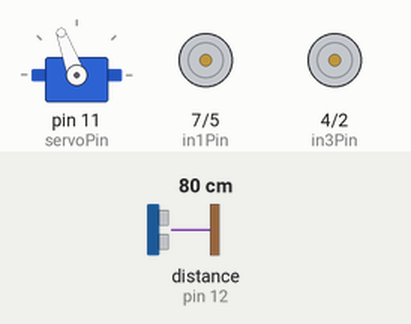
The sketch below on a simulated Arduino Uno, built with avr-gcc and run on an emulated ATmega328P. Shown: servo, motor-driver pin pairs drawn as motors (green arrow = first pin HIGH = forward, orange = second pin HIGH = backward, longer = more drive, scaled by the enable pin). Wiring (inferred from the names in the program): ultrasonic range finder: trigger pin 13; echo pin 12. The inputs (shaded band) are chosen by the test bench; at power-on: distance to the obstacle (sensor on pin 12) 80 cm. The echo pulse lasts 58.3 µs per cm.

Above: at 4.7 s.
6.1 s: distance to the obstacle (sensor on pin 12) set to 33 cm
At 7.1 s:
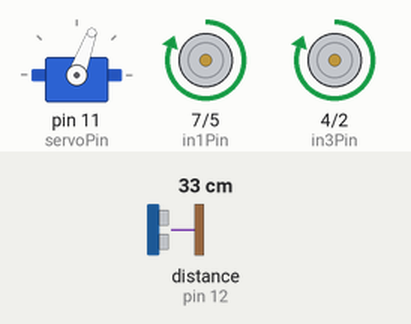
9.1 s: distance to the obstacle (sensor on pin 12) set to 28 cm
At 9.6 s:
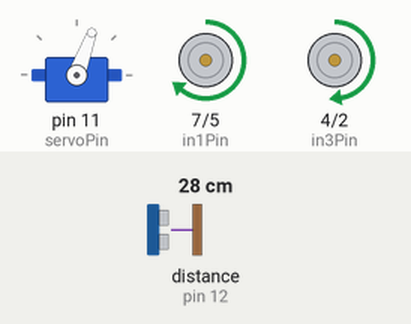
12.1 s: distance to the obstacle (sensor on pin 12) set to 35 cm
15.1 s: distance to the obstacle (sensor on pin 12) set to 2 cm
At 15.8 s:
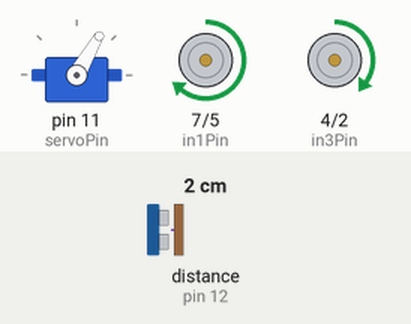
Timing chart, 0 to 19.1 s (numbered marks = the images above; inputs shaded):
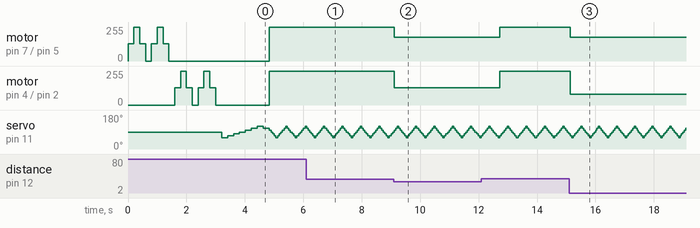

The sketch:

Arduninolast.ino
```cpp
/*
 * Firmware for the "2WD Ultrasonic Motor Robot Car Kit"
 *
 * Stephen A. Edwards
 *
 * Hardware configuration:
 * - A pair of DC motors driven by an L298N H-bridge motor driver
 * - An HC-SR04 ultrasonic range sensor mounted atop a small hobby servo
 */

#include <Servo.h>

Servo servo;

// Ultrasonic Module pins
const int trigPin = 13; // 10-microsecond high pulse causes chirp, wait 50us
const int echoPin = 12; // Width of high pulse indicates distance

// Servo motor that aims ultrasonic sensor
const int servoPin = 11; // PWM output for hobby servo

// Motor control pins: L298N H-bridge
const int enAPin = 6;  // Left motor PWM speed control
const int in1Pin = 7;  // Left motor Direction 1
const int in2Pin = 5;  // Left motor Direction 2
const int in3Pin = 4;  // Right motor Direction 1
const int in4Pin = 2;  // Right motor Direction 2
const int enBPin = 3;  // Right motor PWM speed control

enum Motor { LEFT, RIGHT };

// Set motor speed: 255 full ahead, -255 full reverse, 0 stop
void go(Motor m, int speed) {
    digitalWrite(m == LEFT ? in1Pin : in3Pin, speed > 0 ? HIGH : LOW);
    digitalWrite(m == LEFT ? in2Pin : in4Pin, speed <= 0 ? HIGH : LOW);
    analogWrite(m == LEFT ? enAPin : enBPin, abs(speed));
}

// Initial motor test
void testMotors() {
    static int speed[] = {128, 255, 128, 0, 128, 255, 128, 0};
    go(RIGHT, 0);
    for (unsigned char i = 0; i < 8; i++) {
        go(LEFT, speed[i]);
        delay(200);
    }
    for (unsigned char i = 0; i < 8; i++) {
        go(RIGHT, speed[i]);
        delay(200);
    }
}

// Read distance from the ultrasonic sensor, return distance in mm
unsigned int readDistance() {
    digitalWrite(trigPin, HIGH);
    delayMicroseconds(10);
    digitalWrite(trigPin, LOW);
    unsigned long period = pulseIn(echoPin, HIGH);
    return period * 343 / 2000; // Convert time to distance in mm
}

#define NUMANGLES 7
unsigned char sensorAngle[NUMANGLES] = {60, 70, 80, 90, 100, 110, 120};
unsigned int distance[NUMANGLES];

// Scan the area ahead by sweeping the ultrasonic sensor left and right
void readNextDistance() {
    static unsigned char angleIndex = 0;
    static signed char step = 1;
    distance[angleIndex] = readDistance();
    angleIndex += step;
    if (angleIndex == NUMANGLES - 1) step = -1;
    else if (angleIndex == 0) step = 1;
    servo.write(sensorAngle[angleIndex]);
}

// Initial configuration
void setup() {
    pinMode(trigPin, OUTPUT);
    pinMode(echoPin, INPUT);
    digitalWrite(trigPin, LOW);
    pinMode(enAPin, OUTPUT);
    pinMode(in1Pin, OUTPUT);
    pinMode(in2Pin, OUTPUT);
    pinMode(in3Pin, OUTPUT);
    pinMode(in4Pin, OUTPUT);
    pinMode(enBPin, OUTPUT);

    servo.attach(servoPin);
    servo.write(90);
    go(LEFT, 0);
    go(RIGHT, 0);

    testMotors();

    // Scan the surroundings before starting
    servo.write(sensorAngle[0]);
    delay(200);
    for (unsigned char i = 0; i < NUMANGLES; i++) {
        readNextDistance();
        delay(200);
    }
}

// Main loop
void loop() {
    readNextDistance();

    // Check if something is too close
    bool tooClose = false;
    for (unsigned char i = 0; i < NUMANGLES; i++) {
        if (distance[i] < 300) {
            tooClose = true;
            break;
        }
    }

    if (tooClose) {
        // Something's nearby: backup left
        go(LEFT, 180);
        go(RIGHT, 80);
    } else {
        // Nothing in our way: go forward
        go(LEFT, 255);
        go(RIGHT, 255);
    }

    // Check the next direction in 50ms
    delay(50);
}
```

Measured:
- the behaviour switches between 31 and 30 cm on distance to the obstacle (sensor on pin 12) (found by bisection; images 1 and 2)
- after the input at 9.1 s, motor on pin 7 (in1Pin) / pin 5 (in2Pin): forward 255/255 → forward 180/255 at once; motor on pin 4 (in3Pin) / pin 2 (in4Pin): forward 255/255 → forward 128/255 at once
- after the input at 12.1 s, motor on pin 7 (in1Pin) / pin 5 (in2Pin): forward 180/255 → forward 255/255 after 0.62 s; motor on pin 4 (in3Pin) / pin 2 (in4Pin): forward 128/255 → forward 255/255 after 0.62 s
- after the input at 15.1 s, motor on pin 7 (in1Pin) / pin 5 (in2Pin): forward 255/255 → forward 180/255 at once; motor on pin 4 (in3Pin) / pin 2 (in4Pin): forward 255/255 → forward 80/255 at once
- by itself, servo on pin 11 (servoPin): repeats every 0.61 s: 60° 0.05 s, 70° 0.05 s, 80° 0.05 s, 90° 0.05 s, 100° 0.05 s, 110° 0.05 s, 120° 0.05 s, 110° 0.05 s, 100° 0.05 s, 90° 0.05 s, 80° 0.05 s, 70° 0.05 s
